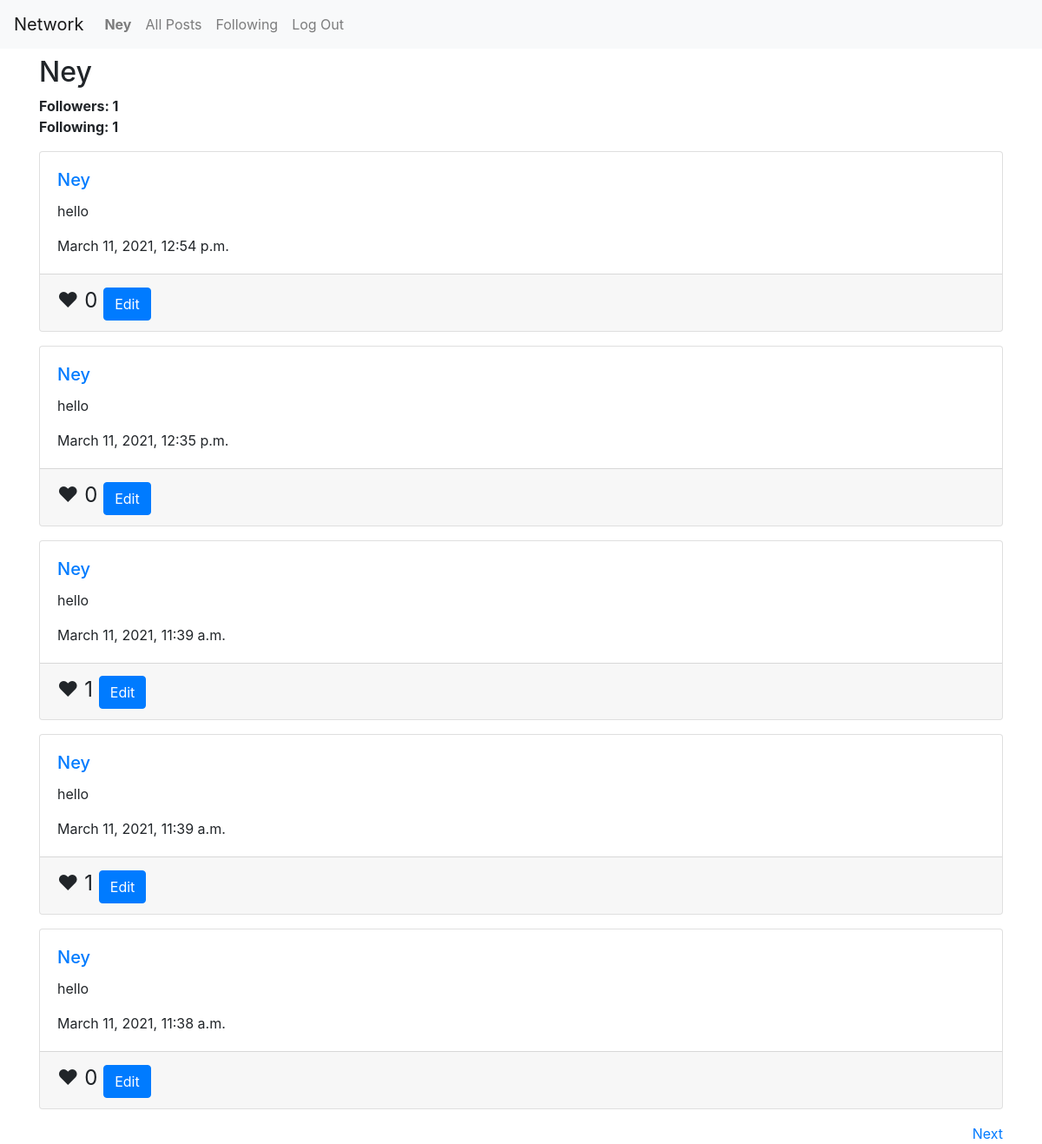
/Ney/ (signed in), run on the app's committed database.
### network/models.py (models this page shows)
class User(AbstractUser):
    follows = models.ManyToManyField(
        'self',
        related_name='followed_by',
        symmetrical=False
    )
    likes = models.ManyToManyField(
        'network.Post',
        related_name='liked_by',
    )
    def is_followed_by(self):
        return self.followed_by.count()

class Post(models.Model):
    content = models.CharField(max_length=126)
    author = models.ForeignKey("network.User", on_delete=models.CASCADE, related_name="posts")
    date_created = models.DateTimeField(default=timezone.now)
    class Meta:
        ordering = ('-date_created',)

### network/views.py (the view, shortened to what this page needs)
# urls.py: path("<str:username>/", views.ProfileView.as_view(), name="profile"),
class ProfileView(View):
    def get(self, request, username, *args, **kwargs):
        profile_user = User.objects.get(username=username)
        post_list = profile_user.posts.all()
        page = request.GET.get('page', 1)
        posts = paginate(post_list, page)
        context = {'profile_user': profile_user,'posts': posts}
        return render(request, "network/profile.html", context)

### network/views.py (called while the page is built)
def paginate(post_list, page):
    paginator = Paginator(post_list, 5)
    try:
        posts = paginator.page(page)
    except PageNotAnInteger:
        posts = paginator.page(1)
    except EmptyPage:
        posts = paginator.page(paginator.num_pages)
    return posts

### network/templates/network/profile.html (shortened to what this page needs)
{% extends "network/layout.html" %}
{% block body %}
    <div class="profile-header">
        <h2>{{ profile_user.username }}</h2>
        <span class="follows"><strong>Followers:    {{ profile_user.follows.count }}</strong></span>
        <br>
        <span class="following"><strong>Following:    {{ profile_user.is_followed_by }}</strong></span>
        <br>
    </div>
    {% include 'network/new_post.html' %}
{% endblock %}

### network/templates/network/layout.html (shortened to what this page needs)
{% load static %}
<!DOCTYPE html>
<html lang="en">
    <head>
        <link rel="stylesheet" href="https://stackpath.bootstrapcdn.com/bootstrap/4.4.1/css/bootstrap.min.css">
        <link href="{% static 'network/styles.css' %}" rel="stylesheet">
    </head>
    <body>
        <nav class="navbar navbar-expand-lg navbar-light bg-light">
            <a class="navbar-brand" href="{% url 'index' %}">Network</a>
            <div>
              <ul class="navbar-nav mr-auto">
                {% if user.is_authenticated %}
                    <li class="nav-item">
                        <a class="nav-link" href="{% url 'profile' user.username %}"><strong>{{ user.username }}</strong></a>
                    </li>
                {% endif %}
                <li class="nav-item">
                  <a class="nav-link" href="{% url 'index' %}">All Posts</a>
                </li>
                {% if user.is_authenticated %}
                    <li class="nav-item">
                        <a class="nav-link" href="{% url 'following' %}">Following</a>
                    </li>
                    <li class="nav-item">
                        <a class="nav-link" href="{% url 'logout' %}">Log Out</a>
                    </li>
                {% endif %}
              </ul>
            </div>
          </nav>
        <div class="body container my-2">
            {% block body %}
            {% endblock %}
        </div>
    </body>
</html>

### network/templates/network/new_post.html (shortened to what this page needs)
{% for post in posts %}
    <div class="card post-card my-3">
        <div class="card-body card-content">
            <h5 class="card-title"><a href="{% url 'profile' post.author.username %}">{{ post.author.username }}</a></h5>
            <p class="card-text">{{ post.content }}</p>
            <p class="card-text">{{ post.date_created }}</p>
        </div>
        <div class="card-footer">
            <div class="likes" data-post-id="{{ post.id }}">
                <span class="{% if user.is_authenticated %}like-button {% endif %}{% if user in post.liked_by.all %}liked{% endif %}">&#9829;</span>
                <span class="like-count">{{ post.liked_by.count }}</span>
            </div>
            {% if user == post.author %}
                <button class="btn btn-primary edit-toggle">Edit</button>
            {% endif %}
        </div>
    </div>
    {% empty %}
    <p>There are no posts.</p>
{% endfor %}
{% if posts.has_other_pages %}
    <div class="pages">
        {% if posts.has_next %}
        <a href="?page={{ posts.next_page_number }}" class="next">Next</a>
        {% endif %}
    </div>
{% endif %}

### network/static/network/styles.css (style rules this page uses)
.likes { display: inline; font-size: 1.5rem; width: 25%; }
.next { float: right; }

### data on the page
User: username "Ney", follows.count "1", is_followed_by "1"
Post: author.username "Ney", content "hello", date_created "March 11, 2021, 12:54 p.m.", liked_by.count "0", shows "Edit"
Post: author.username "Ney", content "hello", date_created "March 11, 2021, 12:35 p.m.", liked_by.count "0", shows "Edit"
Post: author.username "Ney", content "hello", date_created "March 11, 2021, 11:39 a.m.", liked_by.count "1", shows "Edit"
Post: author.username "Ney", content "hello", date_created "March 11, 2021, 11:39 a.m.", liked_by.count "1", shows "Edit"
Post: author.username "Ney", content "hello", date_created "March 11, 2021, 11:38 a.m.", liked_by.count "0", shows "Edit"
